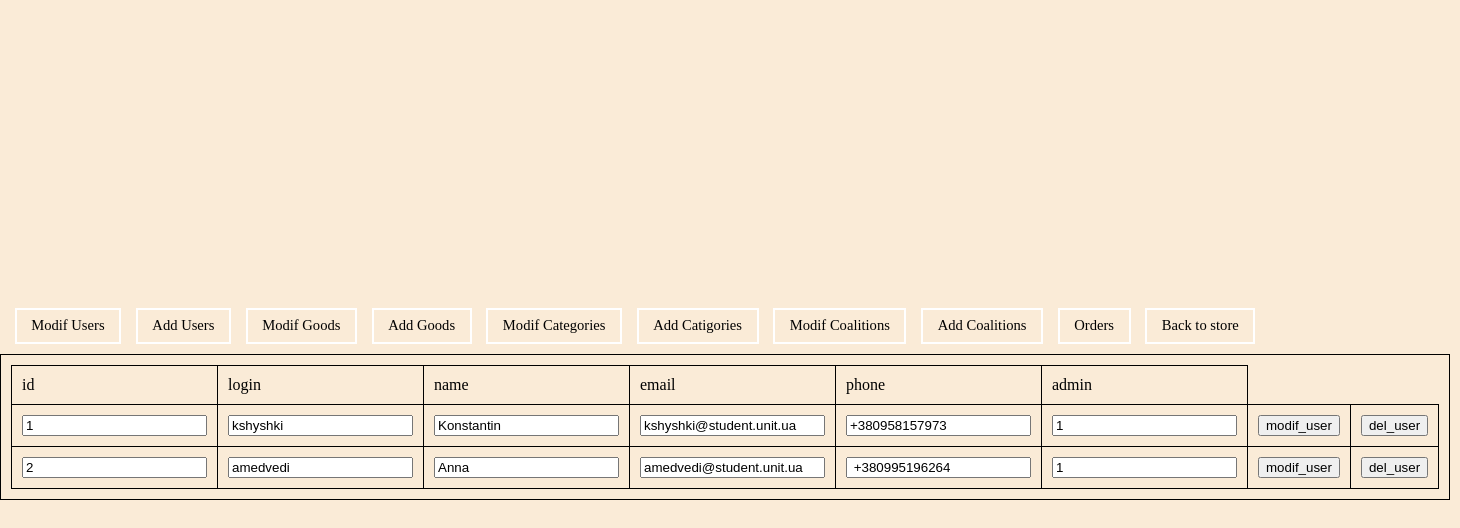
The app's page /admin.php?action=user-modif with its own data.
### tables this page shows
CREATE TABLE `users` (
  `id` int(11) NOT NULL,
  `login` varchar(128) NOT NULL,
  `passwd` varchar(128) NOT NULL,
  `name` varchar(1000) NOT NULL,
  `email` varchar(128) NOT NULL,
  `phone` varchar(128) NOT NULL,
  `admin` tinyint(1) NOT NULL DEFAULT '0'
);

### db.php (called while the page is built, shortened)
<?php
$db = 'online_store';
?>

### admin_query.php (called while the page is built, shortened)
<?php
function get_rows($table)
{
	include('db.php');
	$res = array();
	$query = mysqli_query($connection, "SHOW FIELDS FROM $table");
	while (($row = mysqli_fetch_assoc($query))) {
		$res[] = $row['Field'];
	}
	return $res;
}
?>

### get_query.php (called while the page is built, shortened)
<?php
function get_all_users()
{
	include ('db.php');
	$ret = array();
	$query = mysqli_query($connection, "SELECT * FROM users");
	while (($row = mysqli_fetch_assoc($query))) {
		$ret[] = $row;
	}
	return $ret;
}
?>

### admin.php (the view, shortened to what this page needs)
<!DOCTYPE html>
<html>
<head>
    <link rel="stylesheet" type="text/css" href="stock_style.css">
</head>
<body>
<div class = "header_image"></div>
<div id="menu">
    <ul>
      <li><a href="admin.php?action=user-modif">Modif Users</a></li>
      <li><a href='admin.php?action=users-add'>Add Users</a></li>
      <li><a href='admin.php?action=goods-modif'>Modif Goods</a></li>
      <li><a href="admin.php?action=goods-add">Add Goods</a></li>
      <li><a href="admin.php?action=category-modif">Modif Categories</a></li>
      <li><a href='admin.php?action=category-add'>Add Catigories</a></li>
      <li><a href='admin.php?action=coalition-modif'>Modif Coalitions</a></li>
      <li><a href="admin.php?action=coalition-add">Add Coalitions</a></li>
      <li><a href='admin.php?action=orders'>Orders</a></li>
      <li><a href='index.php'>Back to store</a></li>
    </ul>
</div>
  <br/>
  <br/>
  <br/>
<?php
  include('admin_query.php');
  include('get_query.php');
  if ($_GET['action'])
  {
    switch ($_GET['action'])
    {
      case 'user-modif':
        echo "<div class='table'><form action='admin_make_action.php' method='post'>";
        echo "<table><tr>";
        $headers = get_rows('users');
        foreach ($headers as $value) {
          if ($value != 'passwd')
            echo "<td>$value</td>";
        }
        echo "</tr>";
        echo "<tr>";
        $users = get_all_users();
        foreach ($users as $user){
          foreach ($headers as $value) {
            if ($value != 'passwd'){
              if ($value != 'id' && $value != 'login')
                echo "<td><div><input type='text' name='$value' value='$user[$value]'/></div></td>";
              else
                echo "<td><div><input type='text' readonly name='$value' value='$user[$value]'/></div></td>";
            }
          }
          echo "<td><div><input type='submit' name='action' value='modif_user'></input></div></td>";
          echo "<td><div><input type='submit' name='action' value='del_user'></input></div></td>";
          echo "</tr>";
        }
        echo "</table></div'></form></div>";
        break;
    }
  }
?>
</body>
</html>

### stock_style.css (style rules this page uses)
html, head, body { width:100%; margin:0; padding:0; font-family:Verdana; height: 100vh; background-color: #FAEBD7; }
a { color:black; text-decoration: none; }
#menu { margin: auto; text-align: center; margin-top: 1vh; float:left; }
#menu ul li { margin: 0; padding: 0; float: left; list-style: none; margin-left: 1vw; }
#menu ul { margin: 0; padding: 0; display: inline-block; vertical-align: top; }
#menu a { display: inline-block; padding: 0.5vw 1vw; font-size: 1vw; border: 2px solid white; }
.header_image { content: url("http://wpsites.net/wp-content/uploads/2013/02/diamond.png"); display:block; width:100%; height:300px; }
.table { display: table; }
.table>* { display: table-row; }
.table>*>* { display: table-cell; }
table { border-collapse: collapse; }
table, th, td { padding-top: 10px; padding-bottom: 10px; padding-left: 10px; padding-right: 10px; border: 1px solid black; }

### records on screen
users: id "1", login "kshyshki", name "Konstantin", email "kshyshki@student.unit.ua", phone "+380958157973", admin "1"
users: id "2", login "amedvedi", name "Anna", email "amedvedi@student.unit.ua", phone "+380995196264", admin "1"

### other values on screen
$value "id"
$value "login"
$value "name"
$value "email"
$value "phone"
$value "admin"
